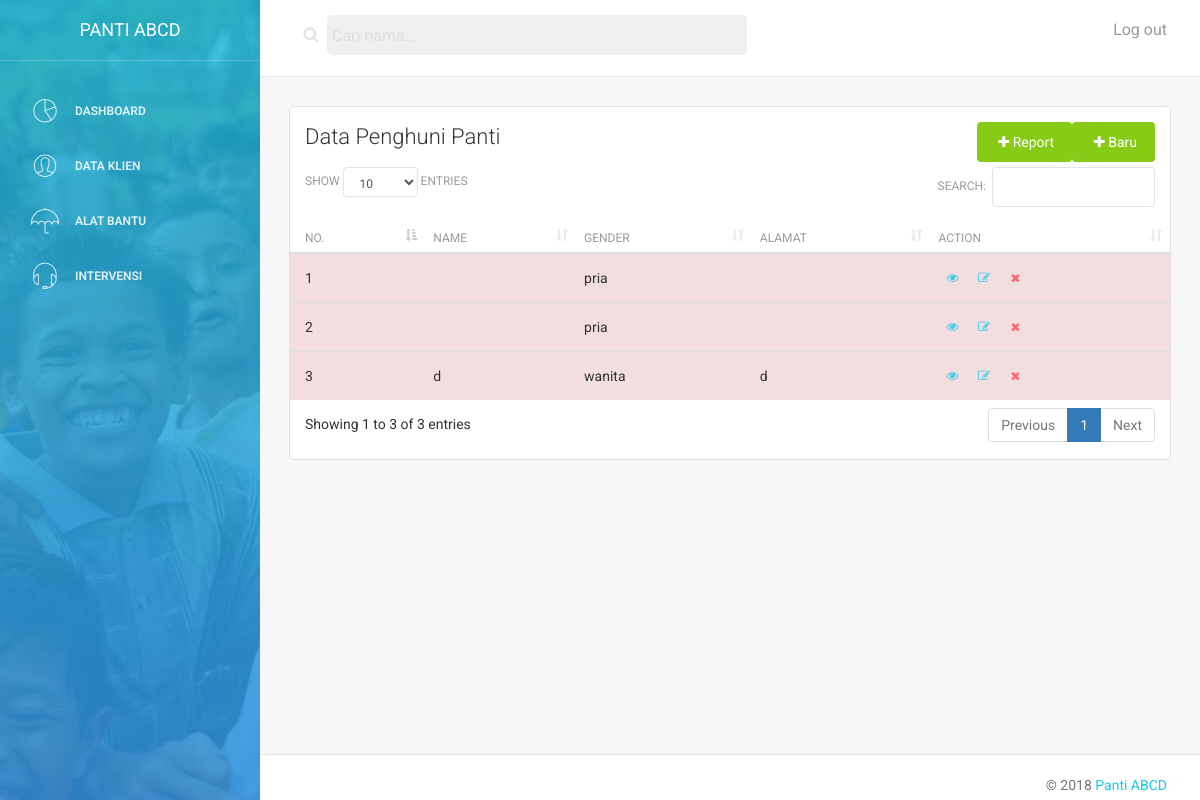
Screenshot of /?act=data-klien (signed in) with the database file from the repository.
### tables this page shows
CREATE TABLE `biodata` (
  `id` int(11) NOT NULL,
  `nomor_identifikasi` varchar(25) NOT NULL,
  `id_klien_lv` varchar(25) NOT NULL,
  `nama` varchar(50) NOT NULL,
  `jenis_kelamin` enum('pria','wanita') NOT NULL,
  `akta_kelahiran` varchar(30) NOT NULL,
  `ktp` varchar(30) NOT NULL,
  `no_kk` varchar(30) NOT NULL,
  `nik` varchar(25) NOT NULL,
  `alamat` varchar(350) NOT NULL,
  `rt` varchar(5) NOT NULL,
  `rw` varchar(5) NOT NULL,
  `kota` varchar(25) NOT NULL,
  `kec` varchar(25) NOT NULL,
  `kelurahan` varchar(25) NOT NULL,
  `telp_rumah` varchar(20) NOT NULL,
  `hp1` varchar(150) NOT NULL,
  `hp2` varchar(150) NOT NULL,
  `asuransi_kesehatan` varchar(25) NOT NULL,
  `sumber_informasi` varchar(50) NOT NULL,
  `sponsor` varchar(50) NOT NULL,
  `detail_pendidikan` varchar(500) NOT NULL,
  `detail_profesi` varchar(500) NOT NULL,
  `detail_ayah` varchar(350) NOT NULL,
  `detail_ibu` varchar(350) NOT NULL,
  `detail_wali` varchar(350) NOT NULL,
  `created_at` timestamp NOT NULL DEFAULT CURRENT_TIMESTAMP,
  `deleted_at` timestamp NULL DEFAULT NULL
);

### page/client/data_klien.php (the view, shortened to what this page needs)
<?php
$sql = "select id, nama, jenis_kelamin, alamat from biodata where deleted_at is NULL ".$is_admin_kecamatan."  order by id desc";
$query = mysqli_query($conx, $sql) or die(mysqli_error($conx));
 ?>
<div class="content">
    <div class="container-fluid">
        <div class="row">
            <div class="col-md-12">
                <div class="card">
                    <div class="header">
                        <h4 class="title">Data Penghuni Panti
                            <a href="?act=tambah" class="btn btn-success btn-fill pull-right"><i class="fa fa-plus"></i>Baru</a>
                            <a href="page/client/report.php" class="btn btn-success btn-fill pull-right"><i class="fa fa-plus"></i>Report</a>
                        </h4>
                    </div>
                    <div class="content table-responsive table-full-width">
                        <table class="table table-hover table-striped" id="tamu_internasionalTable">
                            <thead>
                                <tr>
                                    <th>No.</th>
                                    <th>Name</th>
                                    <th>Gender</th>
                                    <th>Alamat</th>
                                    <th>Action</th>
                                </tr>
                            </thead>
                            <tbody>
                                <?php
                                $i=1;
                                while ($member = mysqli_fetch_object($query)) {
                                    ?>
                                    <tr class="danger">
                                        <td><?php echo $i++ ?></td>
                                        <td><?php echo $member->nama ?></td>
                                        <td><?php echo $member->jenis_kelamin ?></td>
                                        <td><?php echo $member->alamat ?></td>
                                        <td>
                                            <a href="?act=lihat-klien&id=<?php echo $member->id ?>" class="btn btn-info btn-simple btn-xs"><i class="fa fa-eye"></i></a>
                                            <a href="?act=asessmen&id=<?php echo $member->id ?>" class="btn btn-info btn-simple btn-xs"><i class="fa fa-edit"></i></a>
                                            <a href="#" class="btn btn-danger btn-simple btn-xs" data-toggle="modal" data-target="#confirmDelete" data-name="<?php echo $member->nama ?>" data-id="<?php echo $member->id ?>"><i class="fa fa-times"></i></a>
                                        </td>
                                    </tr>
                                    <?php
                                }
                                 ?>
                                </tbody>
                            </table>
                        </div>
                    </div>
                </div>
            </div>
        </div>
    </div>

### rows the page displays
biodata: jenis_kelamin "pria"
biodata: jenis_kelamin "pria"
biodata: nama "d", jenis_kelamin "wanita", alamat "d"
